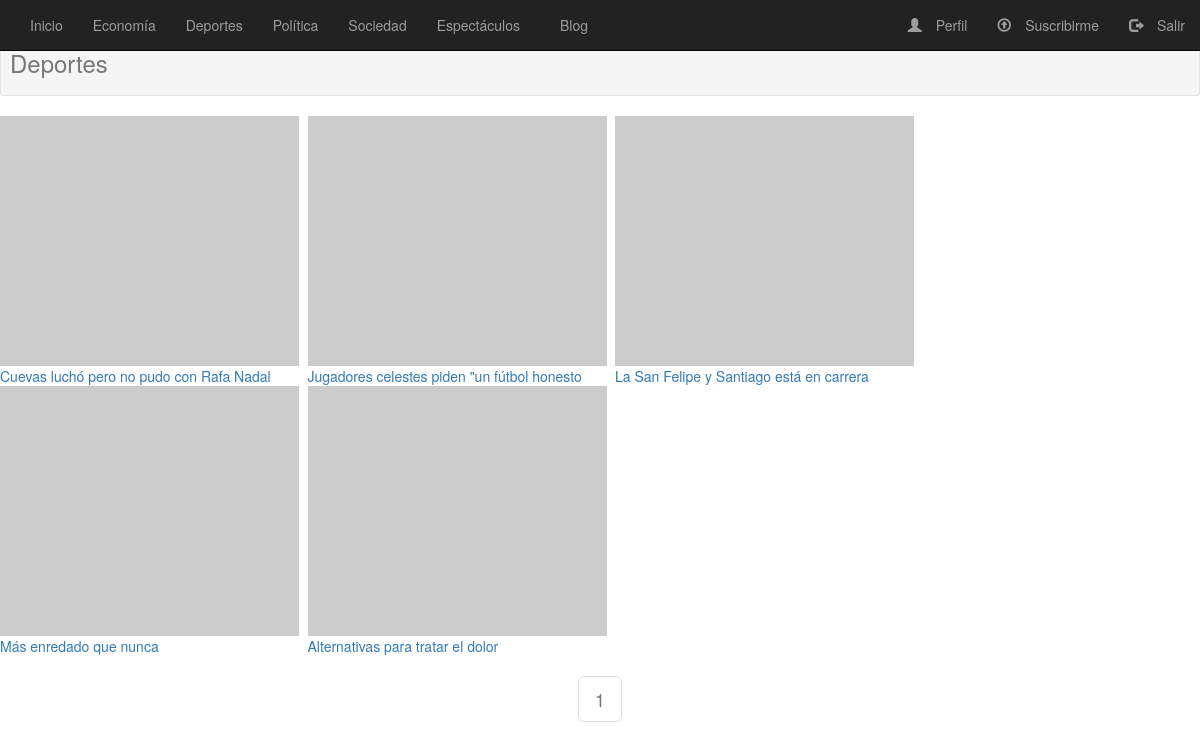
Screenshot of /frontend/presentacion/seccion.php?id=2 (signed in) with the database file from the repository.
### tables this page shows
CREATE TABLE `seccion` (
  `id_s` int(11) NOT NULL,
  `nombre` varchar(50) DEFAULT NULL,
  `contador` int(11) DEFAULT NULL,
  `id_ed` int(11) DEFAULT NULL
);

CREATE TABLE `articulo` (
  `id_a` int(11) NOT NULL,
  `titulo` varchar(50) DEFAULT NULL,
  `fecha_a` date DEFAULT NULL,
  `contenido` varchar(7000) DEFAULT NULL,
  `autor` varchar(50) DEFAULT NULL,
  `likes` int(11) DEFAULT NULL,
  `contador_a` int(11) DEFAULT NULL,
  `id_s` int(11) DEFAULT NULL,
  `art_d` tinyint(1) DEFAULT NULL
);

### frontend/clases/model.php (called while the page is built, shortened)
<?php
    abstract class Model{
        public function __construct(){
            $this->_db = new mysqli(DB_HOST, DB_USER, DB_PASS, DB_NAME);
        }
    }

### frontend/clases/seccion.class.php (called while the page is built, shortened)
<?php
require_once('model.php');
class seccion extends Model{
    private $id;
function __construct($id='',$nombre='',$visitas='',$id_edicion='')
{
    $this->id=$id;
}
public function setId($id){
    $this->id=$id;
}
public function getId(){
    return $this->id;
}
public function listarSecciones(){
    $sql="SELECT `id_s`, `nombre` FROM `seccion`";
    $result = $this->_db->prepare($sql);
    $result->execute();
    $resultado = $result->get_result();
    $secciones = array();
    while ($row = $resultado->fetch_assoc()) {
      $secciones[] = $row;
    }
    return ($secciones);
}
public function nombreSeccion(){
    $id_s = $this->getId();
    $sql="SELECT `nombre`FROM `seccion` WHERE `id_s` =?";
    $result = $this->_db->prepare($sql);
    $result -> bind_param('i',$id_s);
    $result->execute();
    $resultado = $result->get_result();
    $row = $resultado->fetch_assoc();
    return ($row);
}
}

### frontend/clases/articulo.class.php (called while the page is built, shortened)
<?php
require_once('model.php');
class articulo extends Model{
    private $seccion;
function __construct($id='',$titulo='',$noticia='',$seccion='',$fecha='',$autor='',$destacado='',$comentario='',$visita='')
{
    $this->seccion=$seccion;
}
public function setSeccion($seccion){
    $this->seccion=$seccion;
}
public function getSeccion(){
    return $this->seccion;
}
public function listarArtXsec($offset,$artXPag){
    $id_s = $this -> getSeccion();
    $sql="SELECT `id_a`, `titulo`, `fecha_a`, `contenido`, `autor`, `id_s` FROM articulo WHERE `id_s` = ? ORDER BY fecha_a DESC LIMIT ?, ?";
    $result = $this->_db->prepare($sql);
    $result -> bind_param('iii',$id_s,$offset,$artXPag);
    $result -> execute();
    $resultado = $result->get_result();
    $articulos = array();
    while ($row = $resultado->fetch_assoc()){
        $articulos[] = $row;
    }
    return ($articulos);
}
public function cantArtXListar(){
    $id_s = $this-> getSeccion();
    $sql="SELECT COUNT(id_a) as cant FROM articulo WHERE id_s = ?";
    $result = $this->_db->prepare($sql);
    $result ->bind_param('i',$id_s);
    $result ->execute();
    $resultado = $result->get_result();
    $cant = $resultado->fetch_assoc();
    return($cant);
}
}

### frontend/presentacion/seccion.php (the view, shortened to what this page needs)
<!DOCTYPE html>
<html>
<head>
<link rel="stylesheet" href="https://maxcdn.bootstrapcdn.com/bootstrap/3.3.7/css/bootstrap.min.css">
<link rel="stylesheet" href="<?= $CSS;?>/estilos.css">
</head>
<?php
include('headerNoti.php');
require_once($CLASES_DIR . 'seccion.class.php');
$sec = New seccion();
$sec->setId($id_s);
$seccion = $sec->nombreSeccion();
require_once($CLASES_DIR . 'articulo.class.php');
$articulo = New articulo();
$articulo->setSeccion($_GET['id']);
$cantArt = $articulo->cantArtXListar();
$cantArt = $cantArt['cant'];
$artXpag = 10;
$paginasTotales = ceil($cantArt / $artXpag);
if (isset($_GET['pag']) && is_numeric($_GET['pag'])) {
    $pagActual = (int) $_GET['pag'];
 } else {
    $pagActual = 1;
 }
$offset = ($pagActual - 1) * $artXpag;
?>
<div class="well well-sm text-muted tituloSeccion"><h3><?php echo $seccion['nombre'];?></h3></div>
<div class="row">
<?php
$articulos = $articulo->listarArtXsec($offset, $artXpag);
$i=1;
foreach ($articulos as $art){
    while($i <= 3){
    ?>
    <div class="articulo">
        <div class="col-md-3 art">
            <a href="<?= $PRESENTACION;?>/noticia.php?art=<?=$art['id_a']?>">
                <div class="img"><img alt="" src="http://placehold.it/299x250/dddddd/333333"></div>
            </a>
            <div class="descArt">
                <a class="titulo" href="<?= $PRESENTACION;?>/noticia.php?art=<?=$art['id_a']?>"><?= $art['titulo']?></a>
            </div>
        </div>
    </div>
<?php
    if($i == 3){
        ?>
        </div><div class="row">
        <?php
        $i= 1;
        break;
    }else{
    $i = $i + 1;
    break;
    }
}
}
?>
</div>
<div class="text-center">
<ul class="pagination pagination-lg">
<?php
$range = 3;
for ($x = ($pagActual - $range); $x < (($pagActual + $range) + 1); $x++) {
   if (($x > 0) && ($x <= $paginasTotales)) {
      if ($x == $pagActual) {
         echo "<li class='disabled' href='#'><a>$x</a></li>";
      } else {
         echo "<li><a href='$PRESENTACION/seccion.php?id=$id_s&pag=$x'>$x</a></li>";
      }
   }
}
?>
</ul>
</div>

### frontend/presentacion/headerNoti.php (shortened to what this page needs)
<!DOCTYPE html>
<html>
<head>
<link rel="stylesheet" href="https://maxcdn.bootstrapcdn.com/bootstrap/3.3.7/css/bootstrap.min.css">
<link rel="stylesheet" href="<?= $CSS;?>/estilos.css">
</head>
<?php
require_once($CLASES_DIR . 'seccion.class.php');
$seccion = New seccion();
$secciones = $seccion->listarSecciones();
?>
<body>
  <nav class="navbar navbar-inverse navbar-fixed-top">
    <div class="container-fluid">
      	<ul class="nav navbar-nav">
          <li><a href="<?= $PRESENTACION;?>/index.php"> Inicio</a></li>
      <?php foreach($secciones as $sec): ?>
				<li><a href="<?= $PRESENTACION;?>/seccion.php?id=<?php echo $sec['id_s']?>"><?php echo $sec['nombre'];?></a></li>
      <?php endforeach; ?>
      </ul>
      <ul class="nav navbar-nav">
        <li><a href=""><span class="glyphicon glyphicon-blog"></span>Blog</a></li>
      </ul>
      <div id="logged" class="oculto">
        <ul class="nav navbar-nav navbar-right">
            <li><a id="perfil" name="perfil" href="<?= $PRESENTACION;?>/perfil.php"><span class="glyphicon glyphicon-user"></span></span> Perfil</a></li>
            <li><a id="suscripto" href="#" data-toggle="modal" data-target="#modalSuscripcion"><span class="glyphicon glyphicon-upload"></span> Suscribirme</a></li>
            <li><a id="btnLogout" href="<?= $PRESENTACION;?>/logout.php" onclick="logoutFb()"><span class="glyphicon glyphicon-log-out"></span> Salir</a></li>
          </ul>
      </div>
    </div>
  </nav>
</body>

### backend/estilos/estilos.css (style rules this page uses)
body { margin-top:50px; }
.glyphicon { margin-right:10px; }
body { margin-top:20px; }

### rows the page displays
seccion: nombre "Economía"
seccion: nombre "Deportes"
seccion: nombre "Política"
seccion: nombre "Sociedad"
seccion: nombre "Espectáculos"
articulo: titulo "Cuevas luchó pero no pudo con Rafa Nadal"
articulo: titulo "Jugadores celestes piden \"un fútbol honesto"
articulo: titulo "La San Felipe y Santiago está en carrera"
articulo: titulo "Más enredado que nunca"
articulo: titulo "Alternativas para tratar el dolor"
